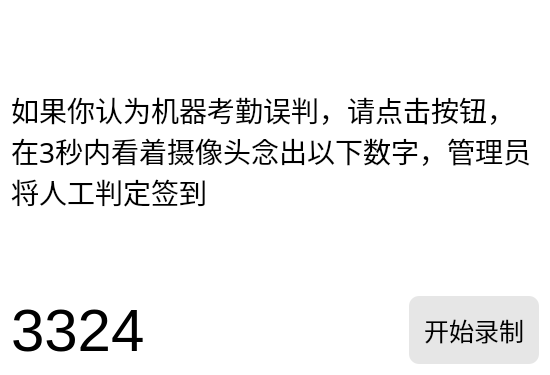
<?xml version="1.0" encoding="UTF-8"?>
<ui version="4.0">
 <class>attarg</class>
 <widget class="QWidget" name="attarg">
  <property name="geometry">
   <rect>
    <x>0</x>
    <y>0</y>
    <width>550</width>
    <height>375</height>
   </rect>
  </property>
  <property name="windowTitle">
   <string>Form</string>
  </property>
  <property name="styleSheet">
   <string notr="true">background-color:rgb(255, 255, 255)</string>
  </property>
  <layout class="QGridLayout" name="gridLayout" rowstretch="5,1" columnstretch="3,1">
   <item row="0" column="0" colspan="2">
    <widget class="QLabel" name="label">
     <property name="font">
      <font>
       <family>宋体</family>
       <pointsize>21</pointsize>
       <kerning>true</kerning>
      </font>
     </property>
     <property name="acceptDrops">
      <bool>true</bool>
     </property>
     <property name="autoFillBackground">
      <bool>false</bool>
     </property>
     <property name="styleSheet">
      <string notr="true"/>
     </property>
     <property name="text">
      <string>如果你认为机器考勤误判，请点击按钮，在3秒内看着摄像头念出以下数字，管理员将人工判定签到</string>
     </property>
     <property name="textFormat">
      <enum>Qt::AutoText</enum>
     </property>
     <property name="wordWrap">
      <bool>true</bool>
     </property>
     <property name="indent">
      <number>-2</number>
     </property>
    </widget>
   </item>
   <item row="1" column="0">
    <widget class="QLabel" name="label_2">
     <property name="font">
      <font>
       <pointsize>45</pointsize>
      </font>
     </property>
     <property name="styleSheet">
      <string notr="true"/>
     </property>
     <property name="text">
      <string>3324</string>
     </property>
    </widget>
   </item>
   <item row="1" column="1">
    <widget class="QPushButton" name="pushButton">
     <property name="maximumSize">
      <size>
       <width>16777215</width>
       <height>100</height>
      </size>
     </property>
     <property name="font">
      <font>
       <pointsize>19</pointsize>
      </font>
     </property>
     <property name="styleSheet">
      <string notr="true">QPushButton { background-color:rgb(230, 230, 230); border-radius:10px; color: rgb(0, 0, 0); } QPushButton:hover { background-color: rgb(255, 255, 255); }</string>
     </property>
     <property name="text">
      <string>开始录制</string>
     </property>
    </widget>
   </item>
  </layout>
 </widget>
 <resources/>
 <connections/>
</ui>
